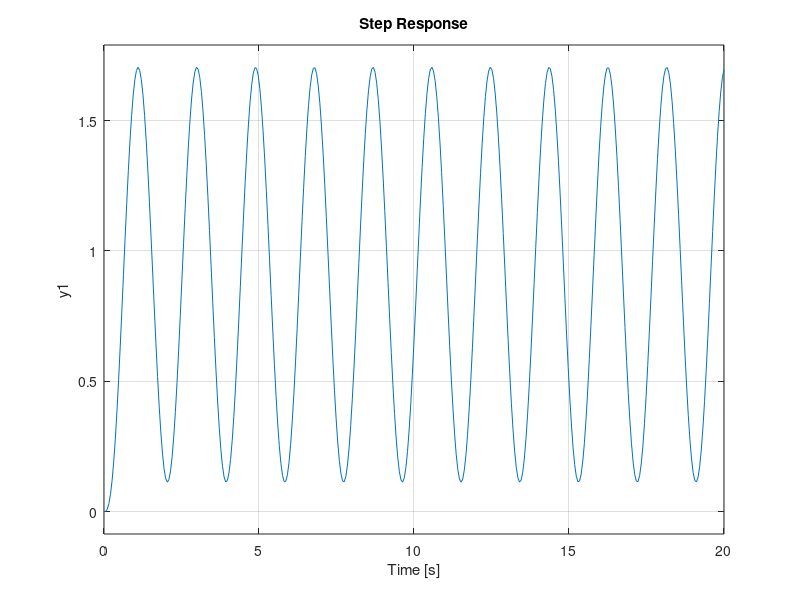

This chart was generated by the following MATLAB code: (Note: this script raises an error after producing the figure.)
%exp5 PID controller by x-N O/L method
clc
close all
clear all

G=zpk([],[-1 -2 -3],5);
H=feedback(G,1);
%step response for original transfer function
%subplot(2,2,1)
step(H)
grid on


%defining values of Kp
%Kp=2:15;
%for loop for various values of Kp
%for td=1:14
    %defining D(s)
    %D=Kp(td);
    %figure(td+1)
    %defining the unity feedback loop
    %H1(td)=feedback(G*D,1);
    %step(H1(td));
    %grid on
    %title(['Step response for Kp=',sprintf('%d',td+1)]);
%end

Kc=12;
Tc=1.9;
D=Kc;
H2=feedback(G*D,1);
subplot(2,2,1)
%step response for transfer function when Kp=12
step(H2)
stepinfo(H2)
title('Step response for Kp=12')

% For P controller
Kp=0.5*Kc;
Ti=inf;
Td=0;
D=pid(Kp,Kp/Ti,Kp*Td);
H=feedback(G*D,1);
subplot(2,2,2)
step(H);
grid on
title('Response for P control')
fprintf('Kp=%f Ti=%f Td=%d\n\n',Kp,Ti,Td);

% For PI controller
Kp=0.45*Kc;
Ti=1*Tc/1.2 ;
Td=0;
D=pid(Kp,Kp/Ti,Kp*Td);
H=feedback(G*D,1);
subplot(2,2,3)
step(H);
grid on
title('Response for PI control')
fprintf('Kp=%f Ti=%f Td=%d\n\n',Kp,Ti,Td);

% For PID controller
Kp=0.6*Kc;
Ti=0.5*Tc;
Td=0.125*Tc;
D=pid(Kp,Kp/Ti,Kp*Td);
H=feedback(G*D,1);
subplot(2,2,4)
step(H);
grid on
title('Response for PID control')
fprintf('Kp=%f Ti=%f Td=%d\n\n',Kp,Ti,Td);



